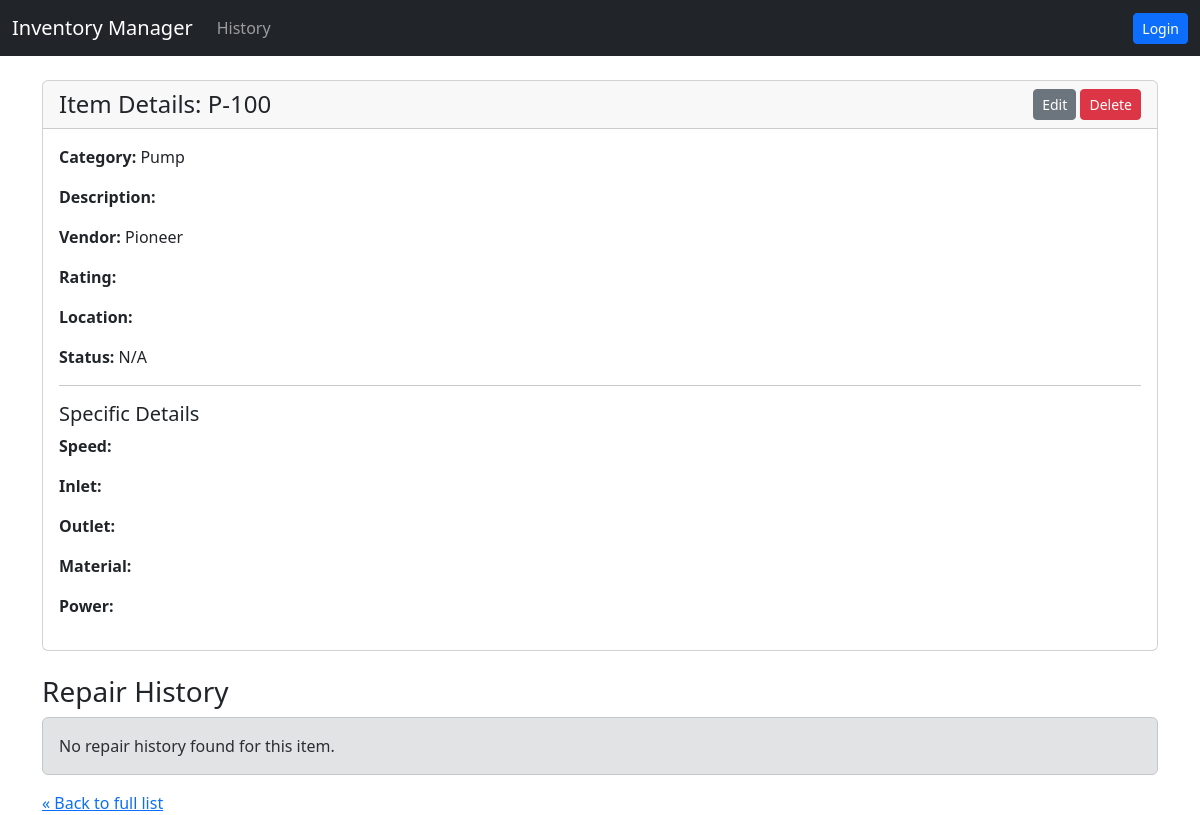
The app's page /inventory/item/18/, older data.
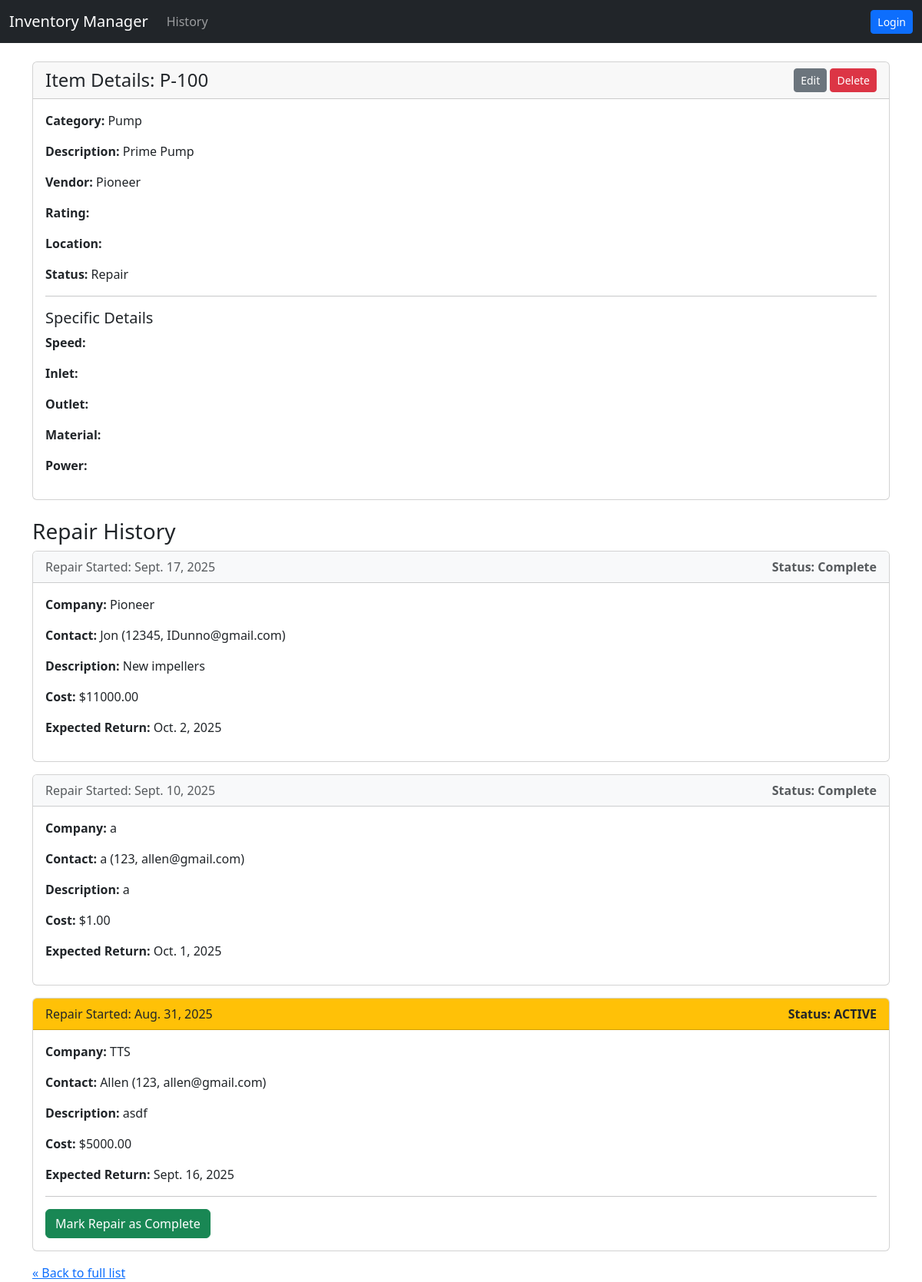
The same page, newer data.
### inventory/models.py (models this page shows, shortened)
class BaseItem(models.Model):
    CATEGORY_CHOICES = [
        ("Pump", "Pump"),
        ("Filter", "Filter"),
        ("Mix Tank", "Mix Tank"),
        ("Valve", "Valve"),
        ("Command Center", "Command Center"),
        ("Misc", "Misc"),
    ]
    item_id = models.CharField(max_length=100, unique=True, verbose_name="Item ID")
    category = models.CharField(max_length=50, choices=CATEGORY_CHOICES)
    description = models.TextField(blank=True)
    vendor = models.CharField(max_length=100, blank=True)
    rating = models.CharField(max_length=50, blank=True)
    location = models.CharField(max_length=100, blank=True)
    status = models.ForeignKey(Status, on_delete=models.PROTECT, null=True, blank=True)
    last_updated = models.DateTimeField(auto_now=True)
    class Meta:
        ordering = ['item_id']  # Orders items by the Item_ID

class Status(models.Model):
    name = models.CharField(max_length=100, unique=True)
    class Meta:
        verbose_name_plural = "Statuses"

class RepairLog(models.Model):
    item = models.ForeignKey(BaseItem, on_delete=models.CASCADE, related_name='repairs')
    repair_company = models.CharField(max_length=200)
    contact_name = models.CharField(max_length=200, blank=True)
    contact_number = models.CharField(max_length=50, blank=True)
    contact_email = models.EmailField(max_length=254, blank=True)
    start_date = models.DateField()
    expected_return_date = models.DateField(null=True, blank=True)
    description = models.TextField()
    cost = models.DecimalField(max_digits=10, decimal_places=2, null=True, blank=True,
                               verbose_name="Estimated/Final Cost")
    document = models.FileField(upload_to='repair_documents/', blank=True, null=True)
    is_active = models.BooleanField(default=True, help_text="Is the repair currently ongoing?")
    class Meta:
        ordering = ['-start_date']

### inventory/views.py (the view)
# urls.py: path('item/<int:pk>/', views.item_detail, name='item_detail'),
def item_detail(request, pk):
    item = get_object_or_404(BaseItem, pk=pk)
    repair_logs = item.repairs.all()
    context = {
        'item': item,
        'repair_logs': repair_logs,
    }
    return render(request, 'inventory/item_detail.html', context)

### inventory/templates/inventory/item_detail.html (shortened to what this page needs)
{% extends 'base.html' %}
{% block content %}
    <div class="card">
        <div class="card-header d-flex justify-content-between align-items-center">
            <h4 class="mb-0">Item Details: {{ item.item_id }}</h4>
            <div>
                <a href="{% url 'edit_item' item.pk %}" class="btn btn-secondary btn-sm">Edit</a>
                <a href="{% url 'delete_item' item.pk %}" class="btn btn-danger btn-sm">Delete</a>
            </div>
        </div>
        <div class="card-body">
            <p><strong>Category:</strong> {{ item.get_category_display }}</p>
            <p><strong>Description:</strong> {{ item.description }}</p>
            <p><strong>Vendor:</strong> {{ item.vendor }}</p>
            <p><strong>Rating:</strong> {{ item.rating }}</p>
            <p><strong>Location:</strong> {{ item.location }}</p>
            <p><strong>Status:</strong> {{ item.status.name|default:"N/A" }}</p>
            <hr>
            <h5>Specific Details</h5>
            {% if item.category == "Pump" %}
                <p><strong>Speed:</strong> {{ item.pump.speed }}</p>
                <p><strong>Inlet:</strong> {{ item.pump.inlet }}</p>
                <p><strong>Outlet:</strong> {{ item.pump.outlet }}</p>
                <p><strong>Material:</strong> {{ item.pump.moc }}</p>
                <p><strong>Power:</strong> {{ item.pump.power }}</p>
            {% elif item.category == "Valve" %}
                <p><strong>Material:</strong> {{ item.valve.moc }}</p>
                <p><strong>Size:</strong> {{ item.valve.size }}</p>
                <p><strong>Valve Type:</strong> {{ item.valve.valve_type }}</p>
            {% elif item.category == "Filter" %}
                <p><strong>Inlet:</strong> {{ item.filter.inlet }}</p>
                <p><strong>Outlet:</strong> {{ item.filter.outlet }}</p>
                <p><strong>Material:</strong> {{ item.filter.moc }}</p>
                <p><strong>Filter Type:</strong> {{ item.filter.filter_type }}</p>
            {% else %}
                 <p>This item has no category-specific details.</p>
            {% endif %}
        </div>
    </div>
    <h3 class="mt-4">Repair History</h3>
    {% for repair in repair_logs %}
        <div class="card mb-3">
            <div class="card-header d-flex justify-content-between align-items-center {% if repair.is_active %}bg-warning{% else %}bg-light text-muted{% endif %}">
                <span>Repair Started: {{ repair.start_date }}</span>
                <strong>{% if repair.is_active %}Status: ACTIVE{% else %}Status: Complete{% endif %}</strong>
            </div>
            <div class="card-body">
                <p><strong>Company:</strong> {{ repair.repair_company }}</p>
                <p><strong>Contact:</strong> {{ repair.contact_name }} ({{ repair.contact_number }}, {{ repair.contact_email }})</p>
                <p><strong>Description:</strong> {{ repair.description }}</p>
                <p><strong>Cost:</strong> ${{ repair.cost|default:"N/A" }}</p>
                <p><strong>Expected Return:</strong> {{ repair.expected_return_date|default:"N/A" }}</p>
                {% if repair.is_active %}
                    <hr>
                    <form action="{% url 'complete_repair' repair.pk %}" method="post"
                          onsubmit="return confirm('Are you sure you want to mark this repair as complete and return the item to the warehouse?');">
                        <button type="submit" class="btn btn-success">Mark Repair as Complete</button>
                    </form>
                {% endif %}
            </div>
        </div>
    {% empty %}
        <div class="alert alert-secondary">
            No repair history found for this item.
        </div>
    {% endfor %}
    <div class="mt-3">
        <a href="{% url 'item_list' %}">&laquo; Back to full list</a>
    </div>
{% endblock %}

### templates/base.html (shortened to what this page needs)
<!doctype html>
<html lang="en">
<head>
    <link href="https://cdn.jsdelivr.net/npm/bootstrap@5.3.3/dist/css/bootstrap.min.css" rel="stylesheet">
</head>
<body>
    <nav class="navbar navbar-expand-lg navbar-dark bg-dark">
    <div class="container-fluid">
        <a class="navbar-brand" href="{% url 'item_list' %}">Inventory Manager</a>
        <div class="collapse navbar-collapse" id="navbarNav">
            <ul class="navbar-nav me-auto mb-2 mb-lg-0">
                <li class="nav-item">
                    <a class="nav-link" href="{% url 'log_history' %}">History</a>
                </li>
            </ul>
            <ul class="navbar-nav">
                {% if user.is_authenticated %}
                    <li class="nav-item">
                        <span class="navbar-text">
                            Hello, {{ user.username }}
                        </span>
                    </li>
                    <li class="nav-item ms-3">
                        <form action="{% url 'logout' %}" method="post">
                            {% csrf_token %}
                            <button type="submit" class="btn btn-secondary btn-sm">Logout</button>
                        </form>
                    </li>
                {% else %}
                    <li class="nav-item">
                        <a href="{% url 'login' %}" class="btn btn-primary btn-sm">Login</a>
                    </li>
                {% endif %}
            </ul>
        </div>
    </div>
</nav>
    <main class="container mt-4">
        {% block content %}
        {% endblock %}
    </main>
</body>
</html>

Row changes from the older to the newer data that the page shows:
changed BaseItem "Pump": description (not shown) → "Prime Pump"; status.name "N/A" → "Repair"
added RepairLog: start_date "Sept. 17, 2025", is_active "Status: Complete", repair_company "Pioneer", contact_name "Jon", contact_number "12345", contact_email "IDunno@gmail.com", description "New impellers", cost "11000.00", expected_return_date "Oct. 2, 2025"
added RepairLog: start_date "Sept. 10, 2025", is_active "Status: Complete", repair_company "a", contact_name "a", contact_number "123", contact_email "allen@gmail.com", description "a", cost "1.00", expected_return_date "Oct. 1, 2025"
added RepairLog: start_date "Aug. 31, 2025", is_active "Status: ACTIVE", repair_company "TTS", contact_name "Allen", contact_number "123", contact_email "allen@gmail.com", description "asdf", cost "5000.00", expected_return_date "Sept. 16, 2025"
Text that changed along with them:
text no longer shown: "No repair history found for this item."
